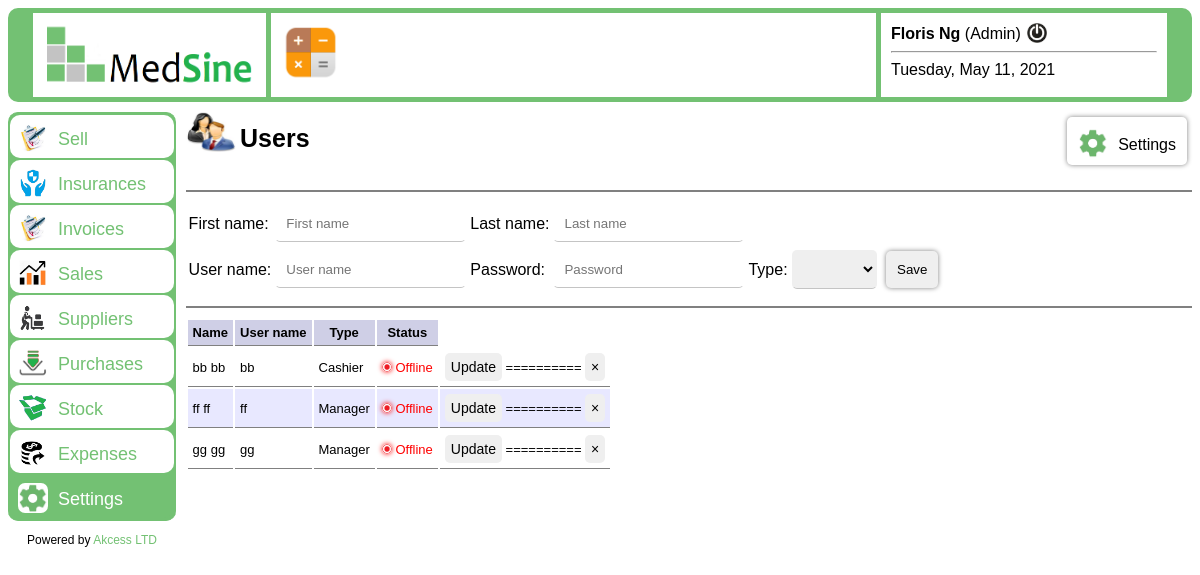
The app's page /users.php (signed in) with its own data.
### tables this page shows
CREATE TABLE IF NOT EXISTS `user` (
  `username` varchar(30) NOT NULL,
  `password` varchar(255) NOT NULL,
  `nom` varchar(30) NOT NULL,
  `prenom` varchar(30) NOT NULL,
  `type` varchar(30) NOT NULL,
  `user_status` tinyint(1) NOT NULL,
  PRIMARY KEY (`username`)
);

### classes/class_user.php (the view, shortened to what this page needs)
<?php
	class User
	{
		public function tous(){
			echo "<div id='display'>";
			$bdd = connexionDb();
			$reponse = $bdd->query('SELECT * FROM user ORDER BY username ASC');
			echo "<table>";
				echo "<tr>";
					echo "<th>Name</th>";
					echo "<th>User name</th>";
					echo "<th>Type</th>";
					echo "<th>Status</th>";
				echo "</tr>";
			$i = 0;
			while($donnees = $reponse->fetch())
			{
				echo"<form action='' method='post'>";
				if($donnees['type'] != "Admin") {
					$i++;
					if($i % 2 == 0){
						echo"<tr class='alt'>";
					}
					else{
						echo"<tr>";
					}
						echo "<td>";
							if($donnees['username'] === $_SESSION["username"]) {
								echo "<span class='bold'>";
							} else {echo "<span>";}
								echo $donnees['prenom']." ".$donnees['nom'];
							echo "</span>";
						echo "</td>";
						echo"<td>".$donnees['username']."</td>";
						echo"<td>".$donnees['type']."</td>";
						echo"<td>";
							if($donnees['user_status'] == true) {
								echo "<img src='img/online.png' class='online' alt=''> ";
								echo "<span class='greenText'>Online</span>";
							} else {
								echo "<img src='img/offline.png' class='offline' alt=''> ";
								echo "<span class='redText'>Offline</span>";
							}
						echo"</td>";
						echo"<td>";
							echo"<input type='submit' name='modify_user' value='Update' class='small_btn' title='Modify infos' />";
							if($donnees["type"] != "Admin" AND $donnees["username"] != $_SESSION["username"])
							{
								echo " ========== ";
								echo" <input type='submit' name='delete_user' value='&times;' class='small_btn' title='Delete' />";
							}
						echo"</td>";
					echo"</tr>";
				}
				echo"</form>";
			}
			echo "</table>";
			echo "</div>";
		}
		public function infos_user($username)
		{
			$bdd = connexionDb();
			$reponse = $bdd->query("SELECT * FROM user");
			$trouver = false;
			$infos = array();
			while($donnees = $reponse->fetch() AND $trouver == false)
			{
				if($donnees["username"] == $username)
				{
					$trouver = true;
					$password = $donnees["password"];
					$nom = $donnees["nom"];
					$prenom = $donnees["prenom"];
					$type = $donnees["type"];
					$infos = array($password, $nom, $prenom, $type);
				}
			}
			return $infos;
		}
		public function is_username_exist($username)
		{
			$bdd = connexionDb();
			$reponse = $bdd->query('SELECT * FROM user');
			$trouver = false;
			while($donnees = $reponse->fetch() AND $trouver == false)
			{
				if($donnees["username"] == $username)
				{
					$trouver = true;
				}
			}
			return $trouver;
		}
	}
?>

### header.php (shortened to what this page needs)
<?php
	$u = new User();
	$res = $u->is_username_exist($_SESSION["username"]);
	if($res === false) {
		header('Location: interdit.php');
	}
	else {
?>
	<div id="header">
		<div class="header_one">
			<img src='img/logo.png' class='small_logo' />
		</div>
		<div class="header_two">
			<img src="./img/calculator.png" class="average" onclick="open_calculator()" alt="Calculator" title="Open calculator">
		</div>
		<div class="header_three">
			<?php
				$u = new User();
				$infosUser = $u->infos_user($_SESSION["username"]);
				$nom = $infosUser[1];
				$prenom = $infosUser[2];
				$type = $infosUser[3];
				echo "<b>".$prenom." ".$nom."</b> (".$type.")";
				echo "<a href='deco.php'><img src='./img/deco.jpg' class='logout_btn' title='Logout' /></a>";
				echo "<hr>";
				echo date("l, F j, Y");
			?>
		</div>
	</div>
	<div id="adv">
		<div id="menu">
				<a href="cash.php" <?php if($_SESSION["page"] == 'cash'){echo "class=current_page";}?>>
					<img src="img/commande.jpg" class="icon_in_menu" />Sell
				</a>
				<a href="insurances.php" <?php if($_SESSION["page"] == 'insu'){echo "class=current_page";}?>>
					<img src='img/insu.png' class='icon_in_menu' />Insurances
				</a>
				<a href="invoices.php" <?php if($_SESSION["page"] == 'invoices'){echo "class=current_page";}?>>
					<img src='img/commande.jpg' class='icon_in_menu' />Invoices
				</a>
				<a href="sales.php" <?php if($_SESSION["page"] == 'sales'){echo "class=current_page";}?>>
					<img src='img/result.jpg' class='icon_in_menu' />Sales
				</a>
				<a href="suppliers.php" <?php if($_SESSION["page"] == 'suppliers'){echo "class=current_page";}?>>
					<img src='img/suppliers.png' class='icon_in_menu' />Suppliers
				</a>
				<a href="purchases.php" <?php if($_SESSION["page"] == 'purchases'){echo "class=current_page";}?>>
					<img src='img/in.png' class='icon_in_menu' />Purchases
				</a>
				<a href="stock.php" <?php if($_SESSION["page"] == 'stock'){echo "class=current_page";}?>>
					<img src='img/stock.png' class='icon_in_menu' />Stock
				</a>
				<a href="expenses.php" <?php if($_SESSION["page"] == 'expenses'){echo "class=current_page";}?>>
					<img src='img/expenses.png' class='icon_in_menu' />Expenses
				</a>
				<a href="settings.php" <?php if($_SESSION["page"] == 'settings'){echo "class=current_page";}?>>
					<img src='img/settings.png' class='icon_in_menu' />Settings
				</a>
		</div>
		<p class='centered smallText'>Powered by <a href="#" class="link" target="_blank">Akcess LTD</a></p>
	</div>
<?php
	}
?>

### css/style.css (style rules this page uses)
html { scroll-behavior: smooth; }
body { font-family: Arial; }
#header { margin-bottom: 10px; border-radius: 10px; border-top: 5px solid #73c173; border-bottom: 5px solid #73c173; border-left: 25px solid #73c173; border-right: 25px solid #73c173; display: flex; flex-direction: row; }
#header div { padding: 10px; }
.header_one { border-right: 5px solid #73c173; width: 20%; }
.small_logo { width: 100%; height: 100%; }
.header_two { width: 55%; }
.header_three { border-left: 5px solid #73c173; width: 25%; }
.smallText { font-size: 12px; }
.centered { text-align: center; }
.small_btn { color: #c4c4c4; padding: 5px !important; margin: 5px; box-shadow: 0px 0px 5px gray; border: transparent 1px solid; text-decoration: none; color: #000; border-radius: 5px !important; font-size: 14px; }
.btn, input[type="submit"] { color: #c4c4c4; padding: 10px; margin: 5px; box-shadow: 0px 0px 5px gray; border-radius: 5px !important; border: transparent 1px solid; text-decoration: none; color: #000; }
#menu a { transition: 0.5s; display: block; text-decoration: none; border-radius: 10px; padding: 8px; margin: 2px; background-color: #fff; color: #73c173; font-size: 18px; }
#menu .current_page { background-color: #73c173; color: #fff; }
#adv { position: fixed; float: left; width: 14%; }
#menu { border-top: 1px solid #73c173; border-bottom: 1px solid #73c173; background-color: #73c173; border-radius: 10px; }
#display table tr th { background-color: #cfcfe6; }
#display table tr th, #display table tr td { border-bottom: 1px solid gray; font-size: 13px; padding: 5px; margin: 5px; }
#display table tr td input { margin: 0; padding: 5px; border-radius: 0; box-shadow: none; }
.average { width: 60px; height: 60px; cursor: pointer; }
.alt { background: #e8e8ff; }
.icon_in_menu { width: 30px; height: 30px; border-radius: 7px; margin-right: 10px; margin-bottom: -8px; }
.online, .offline { width: 10px; height: 10px; border-radius: 10px; }
.offline { box-shadow: 0px 0px 5px red; }
.redText { color: red; }
.logout_btn { width: 20px; height: 20px; margin-left: 6px; margin-bottom: -4px; }
.link { color: #73c173; text-decoration: none; }

### records on screen
user: prenom "Floris", nom "Ng", type "Admin"
user: prenom "bb", nom "bb", username "bb", type "Cashier", user_status 0 (drawn)
user: prenom "ff", nom "ff", username "ff", type "Manager", user_status 0 (drawn)
user: prenom "gg", nom "gg", username "gg", type "Manager", user_status 0 (drawn)
